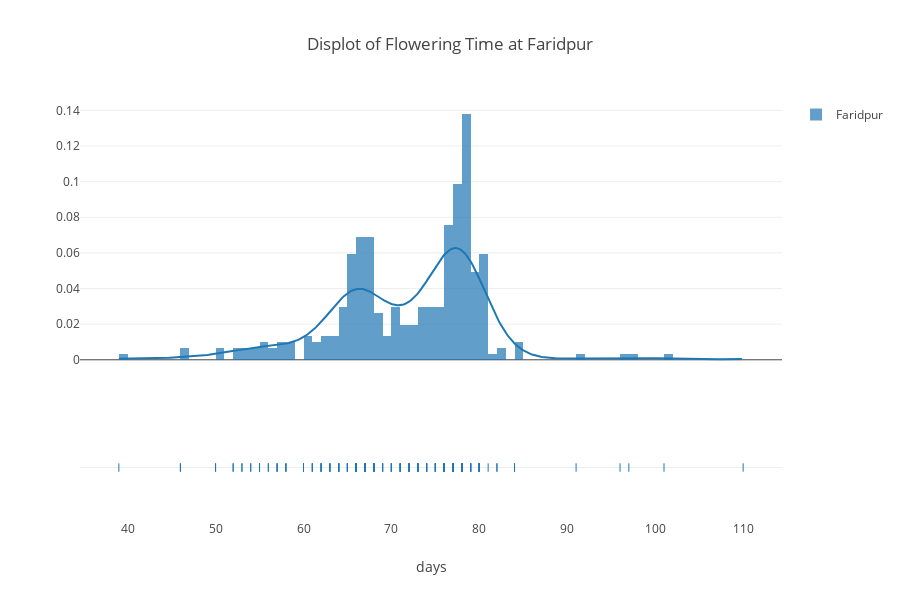
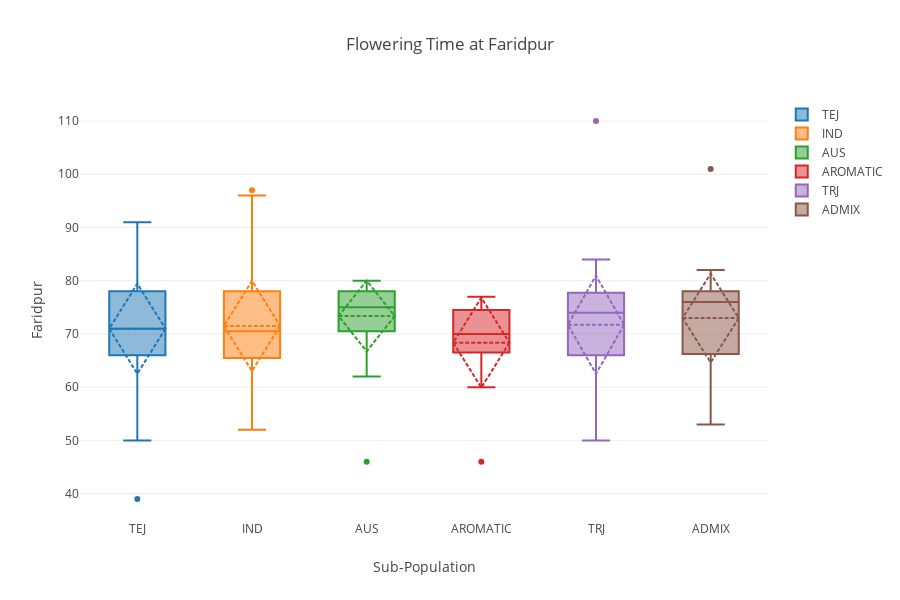

The code cell stored with these charts, in order, in its notebook:
### Code cell
hist_data = [data_flower['Faridpur'].dropna()]
group_label = ['Faridpur']
fig = ff.create_distplot(hist_data, group_label, curve_type='kde')
fig['layout'].update(title='Displot of Flowering Time at Faridpur', xaxis=dict(title='days'), 
                    height = 600, width=900)
plotly.offline.init_notebook_mode(connected=True)
plotly.offline.iplot(fig, filename='Displot with Flowering time at Faridpur')

TEJ = data_flower[data_flower['SubPop'] == 'TEJ']['Faridpur']
IND = data_flower[data_flower['SubPop'] == 'IND']['Faridpur']
AUS = data_flower[data_flower['SubPop'] == 'AUS']['Faridpur']
AROMATIC = data_flower[data_flower['SubPop'] == 'AROMATIC']['Faridpur']
TRJ = data_flower[data_flower['SubPop'] == 'TRJ']['Faridpur']
ADMIX = data_flower[data_flower['SubPop'] == 'ADMIX']['Faridpur']
trace1 = go.Box(y=TEJ, name = 'TEJ', boxmean='sd')
trace2 = go.Box(y=IND, name = 'IND', boxmean='sd')
trace3 = go.Box(y=AUS, name = 'AUS', boxmean='sd')
trace4 = go.Box(y=AROMATIC, name = 'AROMATIC', boxmean='sd')
trace5 = go.Box(y=TRJ, name = 'TRJ', boxmean='sd')
trace6 = go.Box(y=ADMIX, name = 'ADMIX', boxmean='sd')
data = [trace1, trace2, trace3, trace4, trace5, trace6]
fig = go.Figure(data=data)
fig['layout'].update(title='Flowering Time at Faridpur', xaxis=dict(title='Sub-Population'),
                    yaxis=dict(title='Faridpur'), height=600, width=900)
plotly.offline.init_notebook_mode(connected=True)
plotly.offline.iplot(fig, filename='Displot with Flowering time at Arkansas')

### Figure 1 — Plotly figure (JSON) as saved in the notebook; plotly's stock layout.template omitted (floating-point values rounded to 4 significant figures; data arrays with more than 128 entries replaced by an {"elided": "..."} marker saying what was removed)
{"data": [{"autobinx": false, "histnorm": "probability density", "legendgroup": "Faridpur", "marker": {"color": "rgb(31, 119, 180)"}, "name": "Faridpur", "opacity": 0.7, "type": "histogram", "uid": "84b80f31-00ad-4962-8c05-ebf032c34f76", "x": {"elided": "305 int values"}, "xaxis": "x", "xbins": {"end": 110, "size": 1, "start": 39}, "yaxis": "y"}, {"legendgroup": "Faridpur", "marker": {"color": "rgb(31, 119, 180)"}, "mode": "lines", "name": "Faridpur", "showlegend": false, "type": "scatter", "uid": "4a14eb38-1732-4ac3-9d8c-6b3440046f36", "x": {"elided": "500 float values"}, "xaxis": "x", "y": {"elided": "500 float values"}, "yaxis": "y"}, {"legendgroup": "Faridpur", "marker": {"color": "rgb(31, 119, 180)", "symbol": "line-ns-open"}, "mode": "markers", "name": "Faridpur", "showlegend": false, "type": "scatter", "uid": "acec3a8b-1f7c-4a3e-8cf1-2ed95eab085f", "x": {"elided": "305 int values"}, "xaxis": "x", "y": {"elided": "305 str values"}, "yaxis": "y2"}], "layout": {"barmode": "overlay", "height": 600, "hovermode": "closest", "legend": {"traceorder": "reversed"}, "title": {"text": "Displot of Flowering Time at Faridpur"}, "width": 900, "xaxis": {"anchor": "y2", "domain": [0, 1], "title": {"text": "days"}, "zeroline": false}, "yaxis": {"anchor": "free", "domain": [0.35, 1], "position": 0}, "yaxis2": {"anchor": "x", "domain": [0, 0.25], "dtick": 1, "showticklabels": false}}}

### Figure 2 — Plotly figure (JSON) as saved in the notebook; plotly's stock layout.template omitted (floating-point values rounded to 4 significant figures)
{"data": [{"boxmean": "sd", "name": "TEJ", "type": "box", "uid": "bd64bf74-d218-4731-82ca-2726c89bf97b", "y": [64, 75, 55, 65, null, 76, 64, 70, 68, null, 73, 78, 78, null, 78, 84, 80, 80, 74, 77, 65, null, 76, 66, null, 79, 79, 67, null, 60, 78, 91, 78, 66, 80, null, 75, 76, 67, 71, 78, 77, 80, 77, 66, 78, 68, 77, 67, null, 66, 57, 78, 67, 77, 54, 67, 78, 67, 63, 79, null, 58, 69, 78, null, 65, 65, 39, 69, 78, 66, 70, 77, 71, 66, 77, 77, 80, 62, 69, null, 76, null, 78, 65, null, null, null, 50, null, null, null, 65, null, 62]}, {"boxmean": "sd", "name": "IND", "type": "box", "uid": "36a78c32-d2b4-4b63-8973-33337f246def", "y": [66, null, 67, 76, 63, null, 63, 71, 77, null, 79, null, 77, 67, 78, 73, 78, 78, 72, 80, 79, 80, null, 80, null, 64, 97, null, null, null, null, 64, 78, 64, 80, null, 78, 96, 77, 65, 67, null, 76, 66, 55, 66, 66, 52, 67, 61, 67, 76, 60, 65, 63, 62, 67, 65, 70, 67, 77, 68, 78, 57, 68, null, 76, 81, null, null, null, null, null, 77, null, null, 80, null, 76, null, 78, 64, 79, null, 66, 66, 80]}, {"boxmean": "sd", "name": "AUS", "type": "box", "uid": "0999f27d-426b-4965-a02d-6fa21a0601cb", "y": [67, 73, 75, null, 73, 46, 78, 76, 77, 74, 78, 74, 79, 79, null, 80, null, 78, 78, 80, 72, 74, null, 67, 75, null, null, 78, 76, 74, null, 67, 78, 68, null, null, 67, 62, 77, 65, 79, 78, null, null, null, null, null, null, null, null, null, null, 70, null, 76, null, null]}, {"boxmean": "sd", "name": "AROMATIC", "type": "box", "uid": "1053b8c9-ca29-492b-91e6-7c0ca3ec0275", "y": [70, 73, null, 66, 75, 46, null, 76, null, 70, 68, 60, 77, 71]}, {"boxmean": "sd", "name": "TRJ", "type": "box", "uid": "1f2763dc-219d-475c-b78c-fbfc03ea36f9", "y": [null, 74, null, 75, 76, 78, null, null, null, 65, 66, null, 76, null, 77, 72, 110, null, 78, null, 75, 84, 53, 65, 66, 76, 80, 68, 69, 78, null, 77, 72, 78, 78, 73, 79, 72, 61, 79, null, null, 66, 84, 77, 76, 78, 73, 78, 60, 65, 65, 64, 77, 77, 52, 76, 75, 78, 66, 65, 78, null, 56, 58, 77, 80, 68, 74, 67, null, null, null, null, null, 77, 50, 65, 78, 70, null, null, null, null, null, null, null, null, null, 67, 57, null, null, 71, 76, null, 55]}, {"boxmean": "sd", "name": "ADMIX", "type": "box", "uid": "79f42c50-d543-4d69-bf0e-e37469db5b15", "y": [82, 76, null, 64, 80, 77, 73, 72, 78, 64, 80, 77, null, 80, 77, 77, 76, 70, 65, 58, 66, 66, 53, 79, 66, 78, 74, 79, 56, 61, 67, 67, 75, 78, 76, 77, 71, 78, null, 77, 70, 101, 74, 77, null, null, null, null, 65, 82, 66, null, 79, 76, null, null, 78, 79, 78, 54, 73, null]}], "layout": {"height": 600, "title": {"text": "Flowering Time at Faridpur"}, "width": 900, "xaxis": {"title": {"text": "Sub-Population"}}, "yaxis": {"title": {"text": "Faridpur"}}}}
